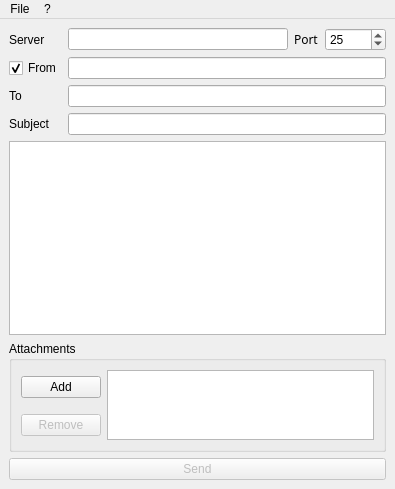
<ui version="4.0" >
 <author>Matteo Croce</author>
 <class>MainWindow</class>
 <widget class="QMainWindow" name="MainWindow" >
  <property name="geometry" >
   <rect>
    <x>0</x>
    <y>0</y>
    <width>395</width>
    <height>489</height>
   </rect>
  </property>
  <property name="windowTitle" >
   <string>QFakeMail</string>
  </property>
  <property name="windowIcon" >
   <iconset resource="qfakemail.qrc" >
    <normaloff>:/send.png</normaloff>:/send.png</iconset>
  </property>
  <property name="windowIconText" >
   <string/>
  </property>
  <property name="iconSize" >
   <size>
    <width>16</width>
    <height>16</height>
   </size>
  </property>
  <widget class="QWidget" name="centralWidget" >
   <property name="geometry" >
    <rect>
     <x>0</x>
     <y>24</y>
     <width>395</width>
     <height>465</height>
    </rect>
   </property>
   <layout class="QGridLayout" name="gridLayout_2" >
    <item row="0" column="0" >
     <widget class="QLabel" name="label" >
      <property name="toolTip" >
       <string>The SMTP server that will send the mail</string>
      </property>
      <property name="text" >
       <string>Server</string>
      </property>
      <property name="textFormat" >
       <enum>Qt::PlainText</enum>
      </property>
      <property name="buddy" >
       <cstring>server</cstring>
      </property>
     </widget>
    </item>
    <item row="0" column="1" >
     <widget class="QLineEdit" name="server" >
      <property name="toolTip" >
       <string>The SMTP server that will send the mail</string>
      </property>
      <property name="text" >
       <string/>
      </property>
     </widget>
    </item>
    <item row="0" column="2" >
     <widget class="QLabel" name="label_2" >
      <property name="text" >
       <string>&lt;html>&lt;head>&lt;meta name="qrichtext" content="1" />&lt;/head>&lt;body style=" white-space: pre-wrap; font-family:Sans Serif; font-weight:400; font-style:normal; text-decoration:none;">&lt;p style=" margin-top:0px; margin-bottom:0px; margin-left:0px; margin-right:0px; -qt-block-indent:0; text-indent:0px;">Port&lt;/p>&lt;/body>&lt;/html></string>
      </property>
      <property name="buddy" >
       <cstring>port</cstring>
      </property>
     </widget>
    </item>
    <item row="0" column="3" >
     <widget class="QSpinBox" name="port" >
      <property name="toolTip" >
       <string>The server's port</string>
      </property>
      <property name="minimum" >
       <number>1</number>
      </property>
      <property name="maximum" >
       <number>65535</number>
      </property>
      <property name="value" >
       <number>25</number>
      </property>
     </widget>
    </item>
    <item row="1" column="0" >
     <widget class="QCheckBox" name="isfrom" >
      <property name="text" >
       <string>From</string>
      </property>
      <property name="checked" >
       <bool>true</bool>
      </property>
     </widget>
    </item>
    <item row="1" column="1" colspan="3" >
     <widget class="QLineEdit" name="from" >
      <property name="toolTip" >
       <string>The sender address, or  anonymous</string>
      </property>
      <property name="text" >
       <string/>
      </property>
     </widget>
    </item>
    <item row="2" column="0" >
     <widget class="QLabel" name="label_3" >
      <property name="text" >
       <string>To</string>
      </property>
      <property name="buddy" >
       <cstring>to</cstring>
      </property>
     </widget>
    </item>
    <item row="2" column="1" colspan="3" >
     <widget class="QLineEdit" name="to" >
      <property name="toolTip" >
       <string>The destination address</string>
      </property>
      <property name="text" >
       <string/>
      </property>
     </widget>
    </item>
    <item row="3" column="0" >
     <widget class="QLabel" name="label_4" >
      <property name="toolTip" >
       <string>The mail subject</string>
      </property>
      <property name="text" >
       <string>Subject</string>
      </property>
      <property name="textFormat" >
       <enum>Qt::PlainText</enum>
      </property>
      <property name="buddy" >
       <cstring>subject</cstring>
      </property>
     </widget>
    </item>
    <item row="3" column="1" colspan="3" >
     <widget class="QLineEdit" name="subject" >
      <property name="toolTip" >
       <string>The mail subject</string>
      </property>
      <property name="text" >
       <string/>
      </property>
     </widget>
    </item>
    <item row="4" column="0" colspan="4" >
     <widget class="QTextEdit" name="message" >
      <property name="toolTip" >
       <string>The mail message body</string>
      </property>
      <property name="html" >
       <string>&lt;!DOCTYPE HTML PUBLIC "-//W3C//DTD HTML 4.0//EN" "http://www.w3.org/TR/REC-html40/strict.dtd">
&lt;html>&lt;head>&lt;meta name="qrichtext" content="1" />&lt;style type="text/css">
p, li { white-space: pre-wrap; }
&lt;/style>&lt;/head>&lt;body style=" font-family:'DejaVu Sans'; font-size:9pt; font-weight:400; font-style:normal;">
&lt;p style="-qt-paragraph-type:empty; margin-top:0px; margin-bottom:0px; margin-left:0px; margin-right:0px; -qt-block-indent:0; text-indent:0px; font-family:'Sans Serif';">&lt;/p>&lt;/body>&lt;/html></string>
      </property>
     </widget>
    </item>
    <item row="5" column="0" colspan="4" >
     <widget class="QGroupBox" name="groupBox_4" >
      <property name="title" >
       <string>Attachments</string>
      </property>
      <layout class="QGridLayout" name="gridLayout" >
       <item row="0" column="0" >
        <widget class="QPushButton" name="addfile" >
         <property name="toolTip" >
          <string>Add a file as attachment</string>
         </property>
         <property name="text" >
          <string>Add</string>
         </property>
         <property name="icon" >
          <iconset resource="qfakemail.qrc" >
           <normaloff>:/fileopen.png</normaloff>:/fileopen.png</iconset>
         </property>
        </widget>
       </item>
       <item rowspan="2" row="0" column="1" >
        <widget class="QListWidget" name="files" >
         <property name="toolTip" >
          <string>The files that will be attached</string>
         </property>
        </widget>
       </item>
       <item row="1" column="0" >
        <widget class="QPushButton" name="removefile" >
         <property name="enabled" >
          <bool>false</bool>
         </property>
         <property name="toolTip" >
          <string>Remove an attachment</string>
         </property>
         <property name="text" >
          <string>Remove</string>
         </property>
         <property name="icon" >
          <iconset resource="qfakemail.qrc" >
           <normaloff>:/editdelete.png</normaloff>:/editdelete.png</iconset>
         </property>
        </widget>
       </item>
      </layout>
     </widget>
    </item>
    <item row="6" column="0" colspan="4" >
     <widget class="QPushButton" name="send" >
      <property name="enabled" >
       <bool>false</bool>
      </property>
      <property name="toolTip" >
       <string>Send the mail</string>
      </property>
      <property name="text" >
       <string>Send</string>
      </property>
      <property name="icon" >
       <iconset resource="qfakemail.qrc" >
        <normaloff>:/send.png</normaloff>:/send.png</iconset>
      </property>
      <property name="autoDefault" >
       <bool>true</bool>
      </property>
      <property name="default" >
       <bool>true</bool>
      </property>
     </widget>
    </item>
   </layout>
  </widget>
  <widget class="QMenuBar" name="menuBar" >
   <property name="geometry" >
    <rect>
     <x>0</x>
     <y>0</y>
     <width>395</width>
     <height>24</height>
    </rect>
   </property>
   <widget class="QMenu" name="menu" >
    <property name="title" >
     <string>?</string>
    </property>
    <addaction name="actionAbout" />
   </widget>
   <widget class="QMenu" name="menuFile" >
    <property name="title" >
     <string>File</string>
    </property>
    <addaction name="actionExit" />
   </widget>
   <addaction name="menuFile" />
   <addaction name="menu" />
  </widget>
  <action name="actionAbout" >
   <property name="text" >
    <string>About...</string>
   </property>
  </action>
  <action name="actionExit" >
   <property name="text" >
    <string>Exit</string>
   </property>
  </action>
 </widget>
 <tabstops>
  <tabstop>addfile</tabstop>
  <tabstop>removefile</tabstop>
  <tabstop>files</tabstop>
  <tabstop>send</tabstop>
 </tabstops>
 <resources>
  <include location="qfakemail.qrc" />
 </resources>
 <connections>
  <connection>
   <sender>actionExit</sender>
   <signal>triggered()</signal>
   <receiver>MainWindow</receiver>
   <slot>close()</slot>
   <hints>
    <hint type="sourcelabel" >
     <x>-1</x>
     <y>-1</y>
    </hint>
    <hint type="destinationlabel" >
     <x>182</x>
     <y>223</y>
    </hint>
   </hints>
  </connection>
  <connection>
   <sender>isfrom</sender>
   <signal>toggled(bool)</signal>
   <receiver>from</receiver>
   <slot>setEnabled(bool)</slot>
   <hints>
    <hint type="sourcelabel" >
     <x>31</x>
     <y>73</y>
    </hint>
    <hint type="destinationlabel" >
     <x>291</x>
     <y>73</y>
    </hint>
   </hints>
  </connection>
 </connections>
</ui>
